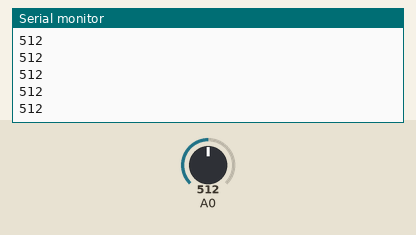
Simulated run of this sketch. Board: Arduino Uno, built with avr-gcc and run on an emulated ATmega328P. Parts: the last lines printed to the serial monitor. The inputs (shaded band) are chosen by the test bench; at power-on: A0 = 512.

Above: at 1.2 s.
1.3 s: A0 set to 716
At 1.8 s:
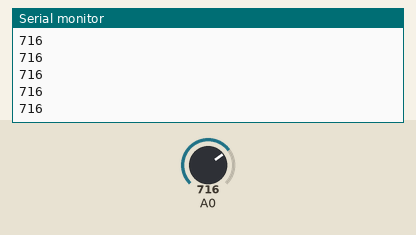
2.8 s: A0 set to 900
At 3.6 s:
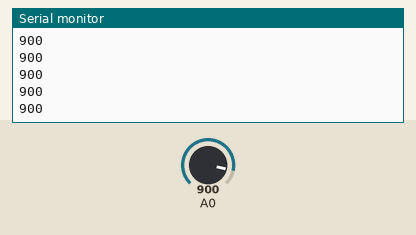
Timing chart, 0 to 5.8 s (numbered marks = the images above; inputs shaded):
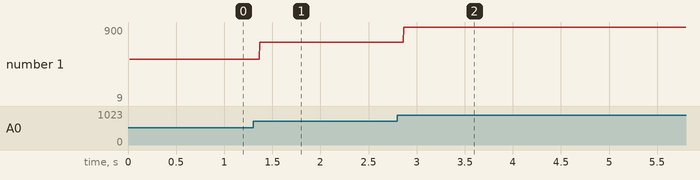

The sketch:

pot_okuma.ino
```cpp
int deger = 0;

void setup() {
Serial.begin(9600);
Serial.println("pot değer okuma");
}

void loop() {
deger = analogRead(A0);
Serial.println(deger);

}
```

Measured:
- after the input at 1.3 s, the serial monitor: prints a new line after 0.07 s (image 1)
- after the input at 2.8 s, the serial monitor: prints a new line after 0.07 s (image 2)
- plotted number 1: 512 → 716 after the input at 1.3 s, 716 → 9 after the input at 2.8 s
